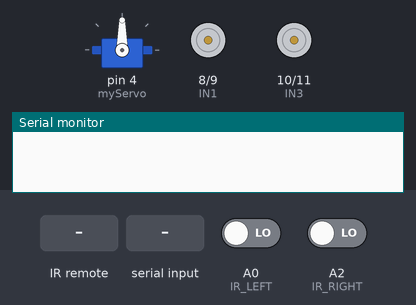
Simulated run of this sketch. Board: Arduino Uno, built with avr-gcc and run on an emulated ATmega328P. On the bench: servo, motor-driver pin pairs drawn as motors (green arrow = first pin HIGH = forward, orange = second pin HIGH = backward, longer = more drive, scaled by the enable pin), the last lines printed to the serial monitor. The test bench sets the inputs (shaded band); at power-on: A0 (IR_LEFT) LOW, A2 (IR_RIGHT) LOW.

Above: at 1.2 s.
1.3 s: infrared code 0xE718FF00 received
At 1.4 s:
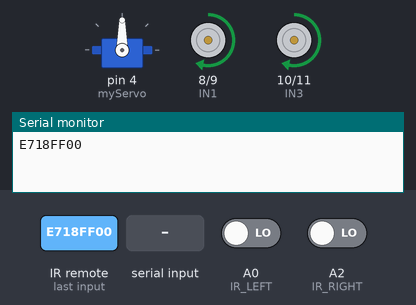
3.0 s: infrared code 0xAD52FF00 received
At 3.1 s:
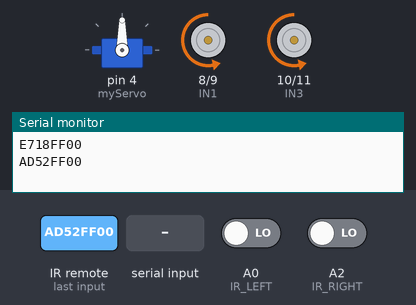
4.7 s: "L" received over the second serial link
At 4.8 s:
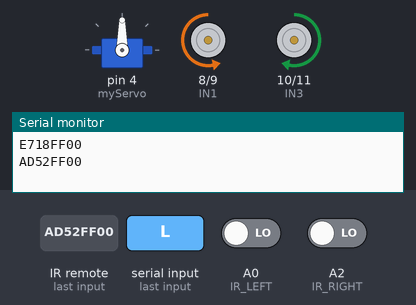
6.4 s: infrared code 0xA55AFF00 received
At 6.5 s:
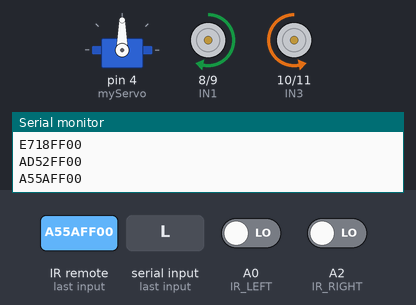
8.1 s: infrared code 0xB847FF00 received
At 9.3 s:
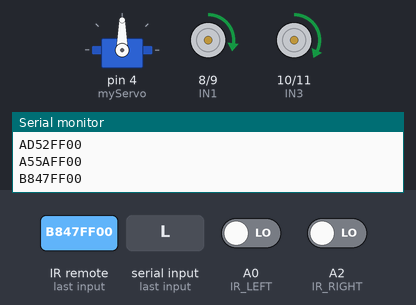
9.6 s: "F" received over the second serial link
At 10.8 s:
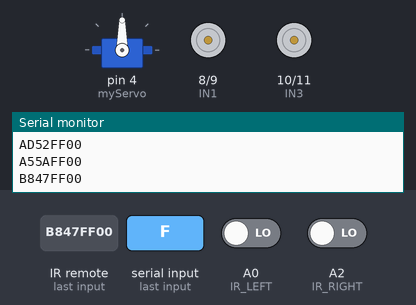
Timing chart, 0 to 12.3 s (numbered marks = the images above; inputs shaded):
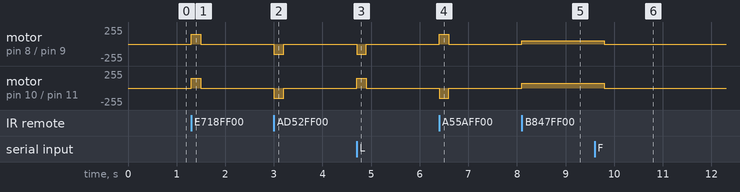

Measured:
- after the input at 1.3 s, motor on pin 8 (IN1) / pin 9 (IN2), motor on pin 10 (IN3) / pin 11 (IN4): stopped → forward 150/255 at once, → stopped 0.20 s later
- after the input at 3.0 s, motor on pin 8 (IN1) / pin 9 (IN2), motor on pin 10 (IN3) / pin 11 (IN4): stopped → backward 150/255 at once, → stopped 0.20 s later
- after the input at 4.7 s, motor on pin 8 (IN1) / pin 9 (IN2): stopped → backward 150/255 at once, → stopped 0.20 s later; motor on pin 10 (IN3) / pin 11 (IN4): stopped → forward 150/255 at once, → stopped 0.20 s later
- after the input at 6.4 s, motor on pin 8 (IN1) / pin 9 (IN2): stopped → forward 150/255 at once, → stopped 0.20 s later; motor on pin 10 (IN3) / pin 11 (IN4): stopped → backward 150/255 at once, → stopped 0.20 s later
- after the input at 8.1 s, motor on pin 8 (IN1) / pin 9 (IN2): stopped → forward 50/255 at once; motor on pin 10 (IN3) / pin 11 (IN4): stopped → forward 70/255 at once
- after the input at 9.6 s, motor on pin 8 (IN1) / pin 9 (IN2): forward 50/255 → stopped after 0.20 s; motor on pin 10 (IN3) / pin 11 (IN4): forward 70/255 → stopped after 0.20 s

The sketch:

Multi_Functional_Robot.ino
```cpp
#include <SoftwareSerial.h>
#include <IRremote.h>
#include <Servo.h>

SoftwareSerial BT(2, 3);

// -------- IR --------
#define IR_PIN 7

// -------- Servo --------
Servo myServo;

// -------- Motor Pins --------
#define ENA 5
#define ENB 6
#define IN1 8
#define IN2 9
#define IN3 10
#define IN4 11

// -------- Ultrasonic --------
#define trigPin 12
#define echoPin 13

// -------- Line Sensors --------
#define IR_LEFT A0
#define IR_CENTER A1
#define IR_RIGHT A2

// -------- VARIABLES --------
int mode = 0;
int motorSpeed = 150;

// HOLD SYSTEM
unsigned long lastCommandTime = 0;
const int holdTimeout = 200;

// -------- MOTOR FUNCTIONS --------
void forward() {
  digitalWrite(IN1, HIGH); digitalWrite(IN2, LOW);
  digitalWrite(IN3, HIGH); digitalWrite(IN4, LOW);
}
void backward() {
  digitalWrite(IN1, LOW); digitalWrite(IN2, HIGH);
  digitalWrite(IN3, LOW); digitalWrite(IN4, HIGH);
}
void left() {
  digitalWrite(IN1, LOW); digitalWrite(IN2, HIGH);
  digitalWrite(IN3, HIGH); digitalWrite(IN4, LOW);
}
void right() {
  digitalWrite(IN1, HIGH); digitalWrite(IN2, LOW);
  digitalWrite(IN3, LOW); digitalWrite(IN4, HIGH);
}
void stopMotors() {
  digitalWrite(IN1, LOW); digitalWrite(IN2, LOW);
  digitalWrite(IN3, LOW); digitalWrite(IN4, LOW);
}

// -------- DISTANCE --------
long getDistance() {
  digitalWrite(trigPin, LOW);
  delayMicroseconds(2);
  digitalWrite(trigPin, HIGH);
  delayMicroseconds(10);
  digitalWrite(trigPin, LOW);

  long duration = pulseIn(echoPin, HIGH);
  return duration / 58;
}

// -------- OBSTACLE MODE --------
void obstacleMode() {
  long distance = getDistance();

  if (distance > 30) {
    forward();
  } else {
    stopMotors();
    delay(200);

    myServo.write(150);
    delay(400);
    long leftDist = getDistance();

    myServo.write(30);
    delay(400);
    long rightDist = getDistance();

    myServo.write(90);
    delay(200);

    if (leftDist > rightDist) left();
    else right();

    delay(500);
  }
}

// -------- LINE FOLLOW MODE (2 SENSOR LOGIC) --------
void lineFollowMode() {

  int L = digitalRead(IR_LEFT);
  int R = digitalRead(IR_RIGHT);

  int MOTOR_SPEED = 60;
  int TURN_SPEED = 70;
  int RIGHT_TRIM = -10;

  if (L == LOW && R == LOW) {
    // Straight
    analogWrite(ENA, MOTOR_SPEED + RIGHT_TRIM);
    analogWrite(ENB, MOTOR_SPEED - RIGHT_TRIM);
    forward();
  }
  else if (R == HIGH && L == LOW) {
    // Turn RIGHT
    analogWrite(ENA, TURN_SPEED);
    analogWrite(ENB, TURN_SPEED);
    right();
  }
  else if (L == HIGH && R == LOW) {
    // Turn LEFT
    analogWrite(ENA, TURN_SPEED);
    analogWrite(ENB, TURN_SPEED);
    left();
  }
  else {
    // Both black → STOP
    stopMotors();
  }
}

// -------- SETUP --------
void setup() {
  Serial.begin(9600);
  BT.begin(9600);

  IrReceiver.begin(IR_PIN, ENABLE_LED_FEEDBACK);

  myServo.attach(4);
  myServo.write(90);

  pinMode(ENA, OUTPUT);
  pinMode(ENB, OUTPUT);
  pinMode(IN1, OUTPUT);
  pinMode(IN2, OUTPUT);
  pinMode(IN3, OUTPUT);
  pinMode(IN4, OUTPUT);

  pinMode(trigPin, OUTPUT);
  pinMode(echoPin, INPUT);

  pinMode(IR_LEFT, INPUT);
  pinMode(IR_CENTER, INPUT);
  pinMode(IR_RIGHT, INPUT);

  analogWrite(ENA, motorSpeed);
  analogWrite(ENB, motorSpeed);
}

// -------- LOOP --------
void loop() {

  // -------- BLUETOOTH CONTROL --------
  if (BT.available()) {
    char cmd = BT.read();
    lastCommandTime = millis();

    if (cmd == 'F') { mode = 0; forward(); }
    else if (cmd == 'B') { mode = 0; backward(); }
    else if (cmd == 'L') { mode = 0; left(); }
    else if (cmd == 'R') { mode = 0; right(); }
    else if (cmd == 'S') {
      stopMotors();
      mode = 0;
    }
    else if (cmd == '1') mode = 1; // obstacle
    else if (cmd == '3') mode = 3; // line follow
    else if (cmd == '4') mode = 0;
    else if (cmd == '2') {
      stopMotors();
      mode = 0;
    }
  }

  // -------- IR CONTROL --------
  if (IrReceiver.decode()) {

    unsigned long val = IrReceiver.decodedIRData.decodedRawData;
    Serial.println(val, HEX);

    if (val == 0xFFFFFFFF) {
      lastCommandTime = millis();
      IrReceiver.resume();
      return;
    }

    lastCommandTime = millis();

    if (val == 0xE718FF00) { mode = 0; forward(); }
    else if (val == 0xAD52FF00) { mode = 0; backward(); }
    else if (val == 0xF708FF00) { mode = 0; left(); }
    else if (val == 0xA55AFF00) { mode = 0; right(); }

    else if (val == 0xE31CFF00) {
      stopMotors();
      mode = 0;
    }

    else if (val == 0xBA45FF00) mode = 1;
    else if (val == 0xB847FF00) mode = 3;

    else if (val == 0xB946FF00) {
      mode = 0;
      stopMotors();
    }
    else if (val == 0xBB44FF00) {
      mode = 0;
      stopMotors();
    }

    IrReceiver.resume();
  }

  // -------- HOLD STOP --------
  if (mode == 0 && (millis() - lastCommandTime > holdTimeout)) {
    stopMotors();
  }

  // -------- AUTO MODES --------
  if (mode == 1) obstacleMode();
  else if (mode == 3) lineFollowMode();
}
```
